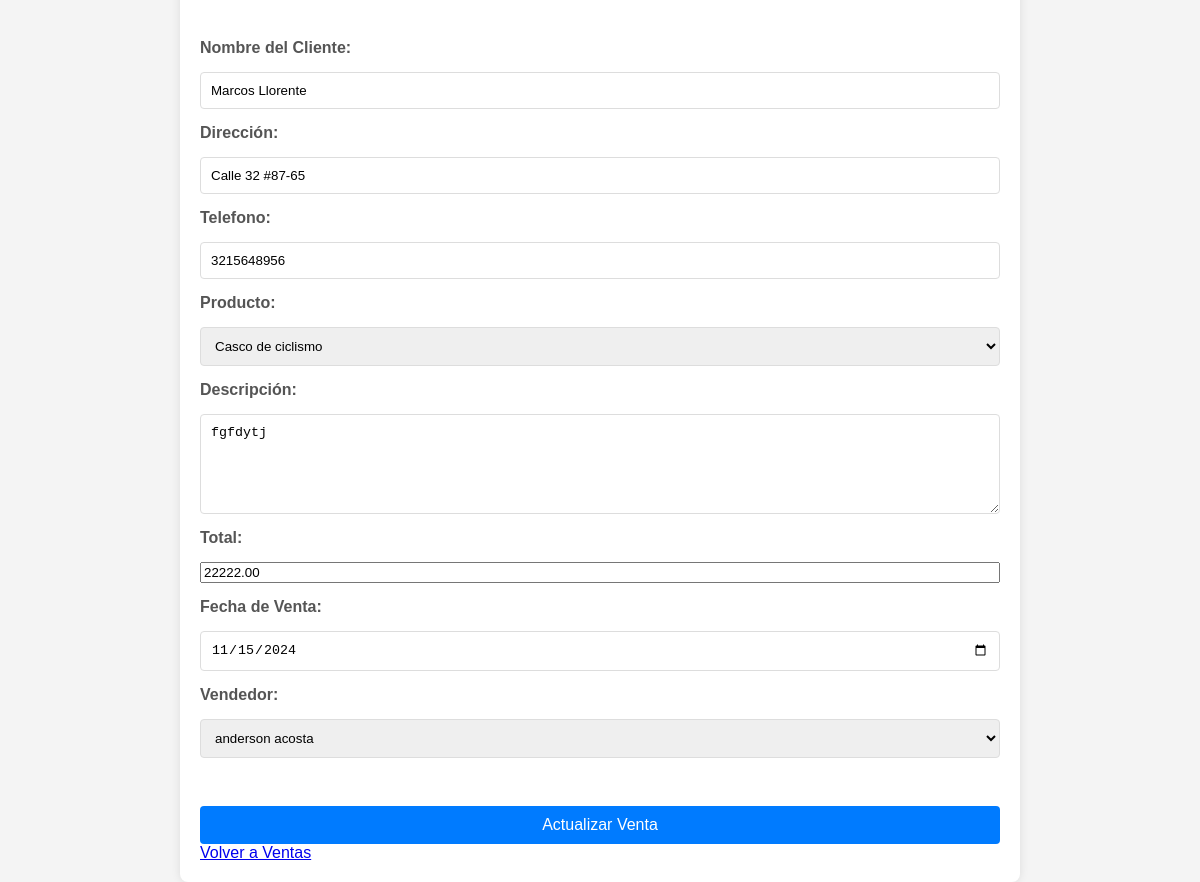
Page /controladores/EDITAR_VENTAS.PHP?id=26 on the earlier database version.
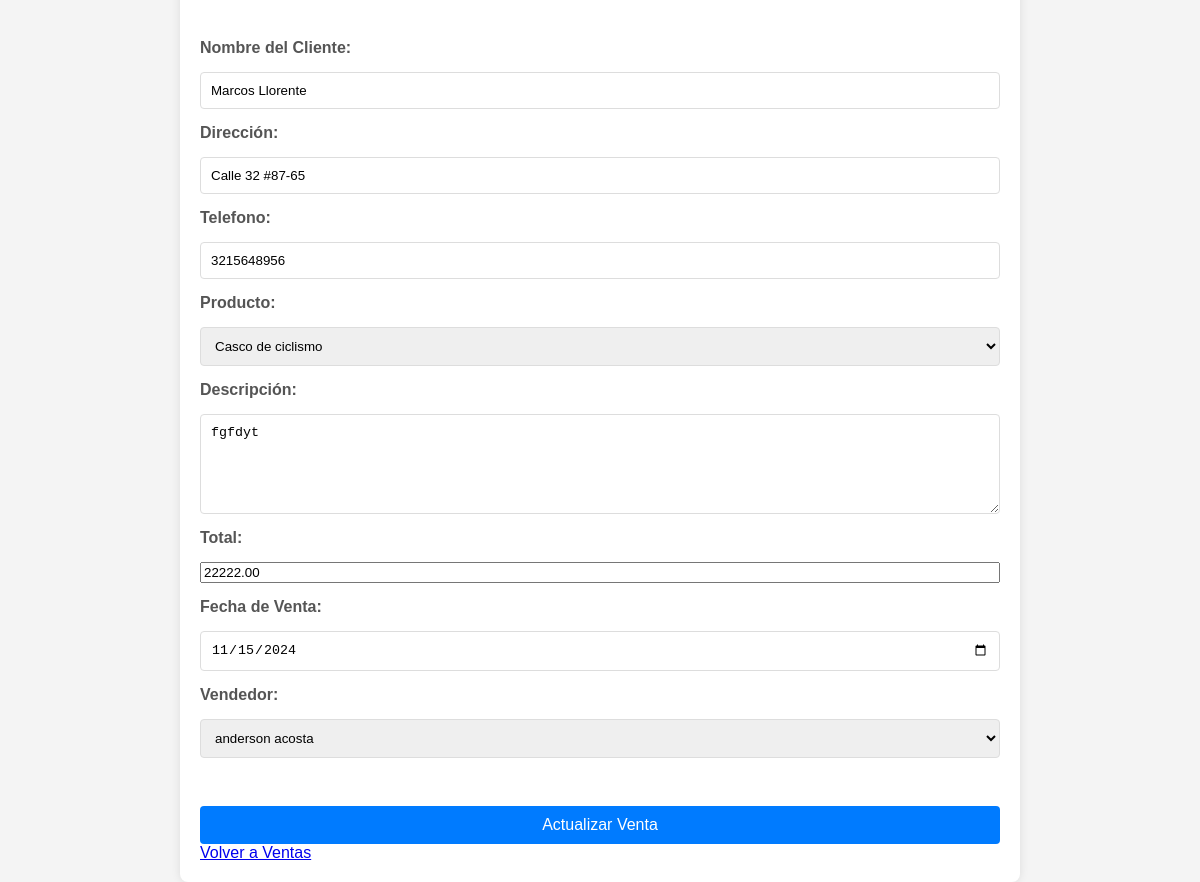
Same page on the later database version.
### tables this page shows
CREATE TABLE `ventas` (
  `id` int(11) NOT NULL,
  `cliente_id` int(11) DEFAULT NULL,
  `fecha_venta` date DEFAULT NULL,
  `total` decimal(10,2) DEFAULT NULL,
  `descripcion_venta` text DEFAULT NULL,
  `producto_vendido_id` int(11) DEFAULT NULL,
  `usuario_id` int(11) DEFAULT NULL,
  `vendedor` varchar(40) NOT NULL
);

CREATE TABLE `clientes` (
  `id` int(11) NOT NULL,
  `nombre` varchar(100) DEFAULT NULL,
  `direccion` varchar(255) DEFAULT NULL,
  `telefono` varchar(15) DEFAULT NULL
);

### controladores/EDITAR_VENTAS.PHP (the view, shortened to what this page needs)
<?php
$dsn = 'mysql:host=localhost;dbname=thunderbike;charset=utf8';
$username = 'root';
$password = '';
try {
    $pdo = new PDO($dsn, $username, $password);
    $pdo->setAttribute(PDO::ATTR_ERRMODE, PDO::ERRMODE_EXCEPTION);
} catch (PDOException $e) {
    die("Conexión fallida: " . $e->getMessage());
}
$id = $_GET['id'] ?? 0;
$sql = "SELECT v.id, c.nombre AS nombre_cliente, c.direccion, c.telefono, p.nombre AS nombre_producto, v.descripcion_venta, v.total, v.fecha_venta, u.nombre AS nombre_vendedor
        FROM ventas v
        JOIN clientes c ON v.cliente_id = c.id
        JOIN productos p ON v.producto_vendido_id = p.id
        JOIN usuarios u ON v.usuario_id = u.id
        WHERE v.id = :id";
$stmt = $pdo->prepare($sql);
$stmt->bindParam(':id', $id, PDO::PARAM_INT);
$stmt->execute();
$venta = $stmt->fetch(PDO::FETCH_ASSOC);
$sql_productos = "SELECT id, nombre FROM productos";
$stmt_productos = $pdo->query($sql_productos);
$result_productos = $stmt_productos->fetchAll(PDO::FETCH_ASSOC);
$sql_vendedores = "SELECT id, nombre FROM usuarios WHERE rol = 'vendedor'";
$stmt_vendedores = $pdo->query($sql_vendedores);
$result_vendedores = $stmt_vendedores->fetchAll(PDO::FETCH_ASSOC);
?>
<!DOCTYPE html>
<html lang="es">
<head>
</head>
<body>
    <div class="container">
        <form method="post">
            <br>
            <label for="nombre_cliente">Nombre del Cliente:</label>
            <input type="text" name="nombre_cliente" id="nombre_cliente" value="<?php echo htmlspecialchars($venta['nombre_cliente']); ?>" required>
            <label for="direccion_cliente">Dirección:</label>
            <input type="text" name="direccion_cliente" id="direccion_cliente" value="<?php echo htmlspecialchars($venta['direccion']); ?>">
            <label for="telefono_cliente">Telefono:</label>
            <input type="text" name="telefono_cliente" id="telefono_cliente" value="<?php echo htmlspecialchars($venta['telefono']); ?>">
            <label for="producto_vendido_id">Producto:</label>
            <select name="producto_vendido_id" id="producto_vendido_id" required>
                <?php
                foreach ($result_productos as $row) {
                    $selected = ($venta['nombre_producto'] == $row['nombre']) ? 'selected' : '';
                    echo "<option value='" . htmlspecialchars($row["id"]) . "' $selected>" . htmlspecialchars($row["nombre"]) . "</option>";
                }
                ?>
            </select>
            <label for="descripcion_venta">Descripción:</label>
            <textarea name="descripcion_venta" id="descripcion_venta" required><?php echo htmlspecialchars($venta['descripcion_venta']); ?></textarea>
            <label for="total">Total:</label>
            <input type="number" name="total" id="total" step="0.01" value="<?php echo htmlspecialchars($venta['total']); ?>" required>
            <label for="fecha_venta">Fecha de Venta:</label>
            <input type="date" name="fecha_venta" id="fecha_venta" value="<?php echo htmlspecialchars($venta['fecha_venta']); ?>" required>
            <label for="usuario_id">Vendedor:</label>
            <select name="usuario_id" id="usuario_id" required>
                <?php
                foreach ($result_vendedores as $row) {
                    $selected = ($venta['nombre_vendedor'] == $row['nombre']) ? 'selected' : '';
                    echo "<option value='" . htmlspecialchars($row["id"]) . "' $selected>" . htmlspecialchars($row["nombre"]) . "</option>";
                }
                ?>
            </select>
            <br>
            <input type="submit" value="Actualizar Venta" class="btn">
        </form>
        <a href="../vendedor/ventas.php" class="btn-back">Volver a Ventas</a>
    </div>
</body>
</html>

Differences in the rows shown:
changed ventas "Marcos Llorente": descripcion_venta "fgfdytj" → "fgfdyt"
